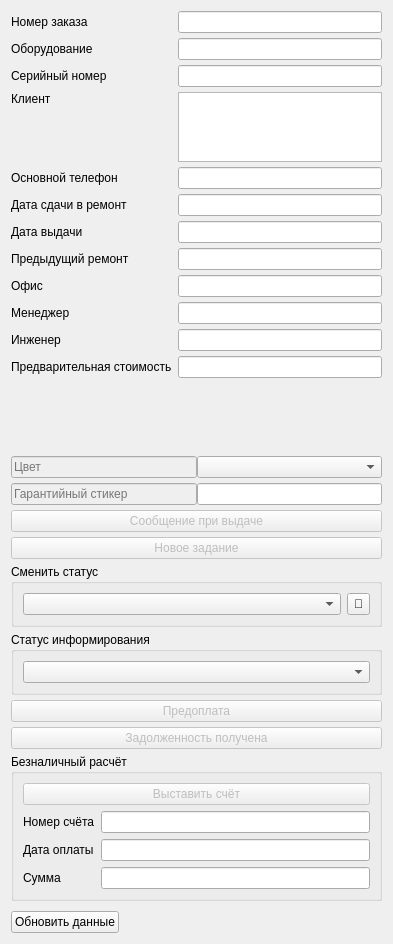
       <widget class="QWidget" name="leftScrollAreaContents">
        <property name="geometry">
         <rect>
          <x>0</x>
          <y>0</y>
          <width>393</width>
          <height>944</height>
         </rect>
        </property>
        <layout class="QFormLayout" name="leftScrollAreaFormLayout">
         <property name="verticalSpacing">
          <number>5</number>
         </property>
         <item row="0" column="0">
          <widget class="QLabel" name="labelRepairId">
           <property name="text">
            <string>Номер заказа</string>
           </property>
          </widget>
         </item>
         <item row="0" column="1">
          <widget class="SLineEdit" name="lineEditRepairId">
           <property name="sizePolicy">
            <sizepolicy hsizetype="Expanding" vsizetype="Minimum">
             <horstretch>0</horstretch>
             <verstretch>0</verstretch>
            </sizepolicy>
           </property>
           <property name="acceptDrops">
            <bool>false</bool>
           </property>
           <property name="readOnly">
            <bool>true</bool>
           </property>
          </widget>
         </item>
         <item row="1" column="0">
          <widget class="QLabel" name="labelDevice">
           <property name="text">
            <string>Оборудование</string>
           </property>
          </widget>
         </item>
         <item row="1" column="1">
          <widget class="SLineEdit" name="lineEditDevice">
           <property name="sizePolicy">
            <sizepolicy hsizetype="Expanding" vsizetype="Minimum">
             <horstretch>0</horstretch>
             <verstretch>0</verstretch>
            </sizepolicy>
           </property>
           <property name="acceptDrops">
            <bool>false</bool>
           </property>
           <property name="readOnly">
            <bool>true</bool>
           </property>
          </widget>
         </item>
         <item row="2" column="0">
          <widget class="QLabel" name="labelSN">
           <property name="text">
            <string>Серийный номер</string>
           </property>
          </widget>
         </item>
         <item row="2" column="1">
          <widget class="SLineEdit" name="lineEditSN">
           <property name="sizePolicy">
            <sizepolicy hsizetype="Expanding" vsizetype="Minimum">
             <horstretch>0</horstretch>
             <verstretch>0</verstretch>
            </sizepolicy>
           </property>
           <property name="acceptDrops">
            <bool>false</bool>
           </property>
           <property name="readOnly">
            <bool>true</bool>
           </property>
          </widget>
         </item>
         <item row="3" column="0">
          <widget class="QLabel" name="labelClient">
           <property name="sizePolicy">
            <sizepolicy hsizetype="Preferred" vsizetype="Maximum">
             <horstretch>0</horstretch>
             <verstretch>0</verstretch>
            </sizepolicy>
           </property>
           <property name="text">
            <string>Клиент</string>
           </property>
           <property name="alignment">
            <set>Qt::AlignLeading|Qt::AlignLeft|Qt::AlignTop</set>
           </property>
          </widget>
         </item>
         <item row="4" column="0">
          <widget class="QLabel" name="labelPrimaryPhone">
           <property name="text">
            <string>Основной телефон</string>
           </property>
          </widget>
         </item>
         <item row="4" column="1">
          <widget class="QLineEdit" name="lineEditPrimaryPhone">
           <property name="sizePolicy">
            <sizepolicy hsizetype="Expanding" vsizetype="Minimum">
             <horstretch>0</horstretch>
             <verstretch>0</verstretch>
            </sizepolicy>
           </property>
          </widget>
         </item>
         <item row="5" column="0">
          <widget class="QLabel" name="labelInDate">
           <property name="text">
            <string>Дата сдачи в ремонт</string>
           </property>
          </widget>
         </item>
         <item row="5" column="1">
          <widget class="SLineEdit" name="lineEditInDate">
           <property name="sizePolicy">
            <sizepolicy hsizetype="Expanding" vsizetype="Minimum">
             <horstretch>0</horstretch>
             <verstretch>0</verstretch>
            </sizepolicy>
           </property>
           <property name="acceptDrops">
            <bool>false</bool>
           </property>
           <property name="readOnly">
            <bool>true</bool>
           </property>
          </widget>
         </item>
         <item row="6" column="0">
          <widget class="QLabel" name="labelOutDate">
           <property name="text">
            <string>Дата выдачи</string>
           </property>
          </widget>
         </item>
         <item row="6" column="1">
          <widget class="SLineEdit" name="lineEditOutDate">
           <property name="sizePolicy">
            <sizepolicy hsizetype="Expanding" vsizetype="Minimum">
             <horstretch>0</horstretch>
             <verstretch>0</verstretch>
            </sizepolicy>
           </property>
           <property name="acceptDrops">
            <bool>false</bool>
           </property>
           <property name="readOnly">
            <bool>true</bool>
           </property>
          </widget>
         </item>
         <item row="7" column="0">
          <widget class="QLabel" name="labelExtPrevRepair">
           <property name="text">
            <string>Предыдущий ремонт</string>
           </property>
          </widget>
         </item>
         <item row="7" column="1">
          <widget class="SLineEdit" name="lineEditExtPrevRepair">
           <property name="sizePolicy">
            <sizepolicy hsizetype="Expanding" vsizetype="Minimum">
             <horstretch>0</horstretch>
             <verstretch>0</verstretch>
            </sizepolicy>
           </property>
           <property name="acceptDrops">
            <bool>false</bool>
           </property>
           <property name="readOnly">
            <bool>true</bool>
           </property>
          </widget>
         </item>
         <item row="8" column="0">
          <widget class="QLabel" name="labelOffice">
           <property name="text">
            <string>Офис</string>
           </property>
          </widget>
         </item>
         <item row="8" column="1">
          <widget class="SLineEdit" name="lineEditOffice">
           <property name="sizePolicy">
            <sizepolicy hsizetype="Expanding" vsizetype="Minimum">
             <horstretch>0</horstretch>
             <verstretch>0</verstretch>
            </sizepolicy>
           </property>
           <property name="acceptDrops">
            <bool>false</bool>
           </property>
           <property name="readOnly">
            <bool>true</bool>
           </property>
          </widget>
         </item>
         <item row="9" column="0">
          <widget class="QLabel" name="labelManager">
           <property name="text">
            <string>Менеджер</string>
           </property>
          </widget>
         </item>
         <item row="9" column="1">
          <widget class="SLineEdit" name="lineEditManager">
           <property name="sizePolicy">
            <sizepolicy hsizetype="Expanding" vsizetype="Minimum">
             <horstretch>0</horstretch>
             <verstretch>0</verstretch>
            </sizepolicy>
           </property>
           <property name="acceptDrops">
            <bool>false</bool>
           </property>
           <property name="readOnly">
            <bool>true</bool>
           </property>
          </widget>
         </item>
         <item row="10" column="0">
          <widget class="QLabel" name="labelEngineer">
           <property name="text">
            <string>Инженер</string>
           </property>
          </widget>
         </item>
         <item row="10" column="1">
          <widget class="SLineEdit" name="lineEditEngineer">
           <property name="sizePolicy">
            <sizepolicy hsizetype="Expanding" vsizetype="Minimum">
             <horstretch>0</horstretch>
             <verstretch>0</verstretch>
            </sizepolicy>
           </property>
           <property name="acceptDrops">
            <bool>false</bool>
           </property>
           <property name="readOnly">
            <bool>true</bool>
           </property>
          </widget>
         </item>
         <item row="11" column="0">
          <widget class="QLabel" name="labelPreagreedAmount">
           <property name="text">
            <string>Предварительная стоимость</string>
           </property>
          </widget>
         </item>
         <item row="11" column="1">
          <widget class="SLineEdit" name="lineEditPreagreedAmount">
           <property name="sizePolicy">
            <sizepolicy hsizetype="Expanding" vsizetype="Minimum">
             <horstretch>0</horstretch>
             <verstretch>0</verstretch>
            </sizepolicy>
           </property>
           <property name="acceptDrops">
            <bool>false</bool>
           </property>
           <property name="readOnly">
            <bool>true</bool>
           </property>
          </widget>
         </item>
         <item row="12" column="0" colspan="2">
          <widget class="QListWidget" name="listWidgetExtraInfo">
           <property name="sizePolicy">
            <sizepolicy hsizetype="Expanding" vsizetype="Minimum">
             <horstretch>0</horstretch>
             <verstretch>0</verstretch>
            </sizepolicy>
           </property>
           <property name="minimumSize">
            <size>
             <width>0</width>
             <height>0</height>
            </size>
           </property>
           <property name="styleSheet">
            <string notr="true">QListView {
	background-color: rgba(240, 240, 240, 0);
}
QListView::item  {
	background-color: rgb(204, 204, 204);
}</string>
           </property>
           <property name="frameShape">
            <enum>QFrame::NoFrame</enum>
           </property>
           <property name="lineWidth">
            <number>0</number>
           </property>
           <property name="verticalScrollBarPolicy">
            <enum>Qt::ScrollBarAlwaysOff</enum>
           </property>
           <property name="horizontalScrollBarPolicy">
            <enum>Qt::ScrollBarAlwaysOff</enum>
           </property>
           <property name="sizeAdjustPolicy">
            <enum>QAbstractScrollArea::AdjustToContents</enum>
           </property>
           <property name="editTriggers">
            <set>QAbstractItemView::NoEditTriggers</set>
           </property>
           <property name="showDropIndicator" stdset="0">
            <bool>false</bool>
           </property>
           <property name="defaultDropAction">
            <enum>Qt::IgnoreAction</enum>
           </property>
           <property name="alternatingRowColors">
            <bool>false</bool>
           </property>
           <property name="selectionMode">
            <enum>QAbstractItemView::NoSelection</enum>
           </property>
           <property name="selectionBehavior">
            <enum>QAbstractItemView::SelectItems</enum>
           </property>
           <property name="textElideMode">
            <enum>Qt::ElideLeft</enum>
           </property>
           <property name="flow">
            <enum>QListView::LeftToRight</enum>
           </property>
           <property name="isWrapping" stdset="0">
            <bool>true</bool>
           </property>
           <property name="resizeMode">
            <enum>QListView::Adjust</enum>
           </property>
           <property name="spacing">
            <number>2</number>
           </property>
           <property name="batchSize">
            <number>5</number>
           </property>
           <property name="selectionRectVisible">
            <bool>false</bool>
           </property>
          </widget>
         </item>
         <item row="13" column="0" colspan="2">
          <layout class="QHBoxLayout" name="horizontalLayout_3" stretch="1,1">
           <item>
            <widget class="QLineEdit" name="lineEditColor">
             <property name="enabled">
              <bool>false</bool>
             </property>
             <property name="sizePolicy">
              <sizepolicy hsizetype="Expanding" vsizetype="Fixed">
               <horstretch>0</horstretch>
               <verstretch>0</verstretch>
              </sizepolicy>
             </property>
             <property name="acceptDrops">
              <bool>false</bool>
             </property>
             <property name="readOnly">
              <bool>true</bool>
             </property>
             <property name="placeholderText">
              <string>Цвет</string>
             </property>
            </widget>
           </item>
           <item>
            <widget class="SComboBox" name="comboBoxPlace">
             <property name="enabled">
              <bool>true</bool>
             </property>
             <property name="insertPolicy">
              <enum>QComboBox::NoInsert</enum>
             </property>
            </widget>
           </item>
          </layout>
         </item>
         <item row="14" column="0" colspan="2">
          <layout class="QHBoxLayout" name="horizontalLayout_4">
           <item>
            <widget class="QLineEdit" name="lineEditWarrantyLabel">
             <property name="enabled">
              <bool>false</bool>
             </property>
             <property name="sizePolicy">
              <sizepolicy hsizetype="Expanding" vsizetype="Fixed">
               <horstretch>0</horstretch>
               <verstretch>0</verstretch>
              </sizepolicy>
             </property>
             <property name="acceptDrops">
              <bool>false</bool>
             </property>
             <property name="readOnly">
              <bool>true</bool>
             </property>
             <property name="placeholderText">
              <string>Гарантийный стикер</string>
             </property>
            </widget>
           </item>
           <item>
            <widget class="SLineEdit" name="lineEditPrevRepair">
             <property name="readOnly">
              <bool>true</bool>
             </property>
            </widget>
           </item>
          </layout>
         </item>
         <item row="15" column="0" colspan="2">
          <widget class="QPushButton" name="pushButtonSetOutMessage">
           <property name="enabled">
            <bool>false</bool>
           </property>
           <property name="text">
            <string>Сообщение при выдаче</string>
           </property>
          </widget>
         </item>
         <item row="16" column="0" colspan="2">
          <widget class="QPushButton" name="pushButtonCreateTask">
           <property name="enabled">
            <bool>false</bool>
           </property>
           <property name="text">
            <string>Новое задание</string>
           </property>
          </widget>
         </item>
         <item row="17" column="0" colspan="2">
          <widget class="QGroupBox" name="groupBoxChangeStatus">
           <property name="sizePolicy">
            <sizepolicy hsizetype="Preferred" vsizetype="Minimum">
             <horstretch>0</horstretch>
             <verstretch>0</verstretch>
            </sizepolicy>
           </property>
           <property name="title">
            <string>Сменить статус</string>
           </property>
           <layout class="QGridLayout" name="gridLayout_8">
            <item row="0" column="0">
             <widget class="SComboBox" name="comboBoxState">
              <property name="enabled">
               <bool>true</bool>
              </property>
              <property name="sizePolicy">
               <sizepolicy hsizetype="Preferred" vsizetype="Fixed">
                <horstretch>0</horstretch>
                <verstretch>0</verstretch>
               </sizepolicy>
              </property>
              <property name="insertPolicy">
               <enum>QComboBox::NoInsert</enum>
              </property>
             </widget>
            </item>
            <item row="0" column="1">
             <widget class="QToolButton" name="toolButtonSaveState">
              <property name="sizePolicy">
               <sizepolicy hsizetype="Fixed" vsizetype="Minimum">
                <horstretch>0</horstretch>
                <verstretch>0</verstretch>
               </sizepolicy>
              </property>
              <property name="minimumSize">
               <size>
                <width>0</width>
                <height>20</height>
               </size>
              </property>
              <property name="text">
               <string>💾</string>
              </property>
             </widget>
            </item>
           </layout>
          </widget>
         </item>
         <item row="18" column="0" colspan="2">
          <widget class="QGroupBox" name="groupBoxChangeNotifyStatus">
           <property name="sizePolicy">
            <sizepolicy hsizetype="Preferred" vsizetype="Minimum">
             <horstretch>0</horstretch>
             <verstretch>0</verstretch>
            </sizepolicy>
           </property>
           <property name="title">
            <string>Статус информирования</string>
           </property>
           <layout class="QGridLayout" name="gridLayout_15">
            <item row="0" column="0">
             <widget class="SComboBox" name="comboBoxNotifyStatus">
              <property name="enabled">
               <bool>true</bool>
              </property>
              <property name="sizePolicy">
               <sizepolicy hsizetype="Preferred" vsizetype="Fixed">
                <horstretch>0</horstretch>
                <verstretch>0</verstretch>
               </sizepolicy>
              </property>
              <property name="insertPolicy">
               <enum>QComboBox::NoInsert</enum>
              </property>
             </widget>
            </item>
           </layout>
          </widget>
         </item>
         <item row="19" column="0" colspan="2">
          <widget class="QPushButton" name="pushButtonCreatePrepayOrder">
           <property name="enabled">
            <bool>false</bool>
           </property>
           <property name="text">
            <string>Предоплата</string>
           </property>
          </widget>
         </item>
         <item row="20" column="0" colspan="2">
          <widget class="QPushButton" name="pushButtonDebtReceived">
           <property name="enabled">
            <bool>false</bool>
           </property>
           <property name="text">
            <string>Задолженность получена</string>
           </property>
          </widget>
         </item>
         <item row="21" column="0" colspan="2">
          <widget class="QGroupBox" name="groupBoxCashless">
           <property name="sizePolicy">
            <sizepolicy hsizetype="Preferred" vsizetype="Minimum">
             <horstretch>0</horstretch>
             <verstretch>0</verstretch>
            </sizepolicy>
           </property>
           <property name="title">
            <string>Безналичный расчёт</string>
           </property>
           <layout class="QGridLayout" name="gridLayout_16">
            <item row="1" column="0">
             <widget class="QLabel" name="labelInvoice">
              <property name="text">
               <string>Номер счёта</string>
              </property>
             </widget>
            </item>
            <item row="3" column="0">
             <widget class="QLabel" name="labelInvoiceAmount">
              <property name="text">
               <string>Сумма</string>
              </property>
             </widget>
            </item>
            <item row="2" column="0">
             <widget class="QLabel" name="labelInvoicePaymentDate">
              <property name="text">
               <string>Дата оплаты</string>
              </property>
             </widget>
            </item>
            <item row="1" column="1">
             <widget class="SLineEdit" name="lineEditInvoice">
              <property name="readOnly">
               <bool>true</bool>
              </property>
             </widget>
            </item>
            <item row="2" column="1">
             <widget class="QLineEdit" name="lineEditInvoicePaymentDate">
              <property name="readOnly">
               <bool>true</bool>
              </property>
             </widget>
            </item>
            <item row="3" column="1">
             <widget class="QLineEdit" name="lineEditInvoiceAmount">
              <property name="readOnly">
               <bool>true</bool>
              </property>
             </widget>
            </item>
            <item row="0" column="0" colspan="2">
             <widget class="QPushButton" name="pushButtonCreateInvoice">
              <property name="enabled">
               <bool>false</bool>
              </property>
              <property name="text">
               <string>Выставить счёт</string>
              </property>
             </widget>
            </item>
           </layout>
          </widget>
         </item>
         <item row="22" column="1">
          <spacer name="verticalSpacer_3">
           <property name="orientation">
            <enum>Qt::Vertical</enum>
           </property>
           <property name="sizeHint" stdset="0">
            <size>
             <width>20</width>
             <height>40</height>
            </size>
           </property>
          </spacer>
         </item>
         <item row="23" column="0">
          <widget class="QPushButton" name="pushButtonManualUpdateRepairData">
           <property name="text">
            <string>Обновить данные</string>
           </property>
          </widget>
         </item>
         <item row="3" column="1">
          <widget class="SPlainTextEdit" name="textEditClient">
           <property name="sizePolicy">
            <sizepolicy hsizetype="Expanding" vsizetype="MinimumExpanding">
             <horstretch>0</horstretch>
             <verstretch>0</verstretch>
            </sizepolicy>
           </property>
           <property name="minimumSize">
            <size>
             <width>0</width>
             <height>0</height>
            </size>
           </property>
           <property name="baseSize">
            <size>
             <width>0</width>
             <height>13</height>
            </size>
           </property>
           <property name="frameShape">
            <enum>QFrame::StyledPanel</enum>
           </property>
           <property name="verticalScrollBarPolicy">
            <enum>Qt::ScrollBarAlwaysOff</enum>
           </property>
           <property name="horizontalScrollBarPolicy">
            <enum>Qt::ScrollBarAlwaysOff</enum>
           </property>
           <property name="sizeAdjustPolicy">
            <enum>QAbstractScrollArea::AdjustToContents</enum>
           </property>
           <property name="lineWrapMode">
            <enum>QPlainTextEdit::WidgetWidth</enum>
           </property>
           <property name="plainText">
            <string/>
           </property>
          </widget>
         </item>
        </layout>
       </widget>
